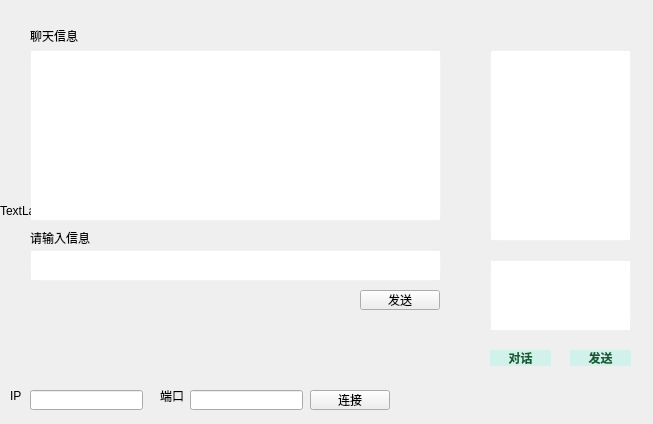
<?xml version="1.0" encoding="UTF-8"?>
<ui version="4.0">
 <class>Widget</class>
 <widget class="QWidget" name="Widget">
  <property name="geometry">
   <rect>
    <x>0</x>
    <y>0</y>
    <width>653</width>
    <height>424</height>
   </rect>
  </property>
  <property name="windowTitle">
   <string>Widget</string>
  </property>
  <widget class="QPushButton" name="pushButton">
   <property name="geometry">
    <rect>
     <x>490</x>
     <y>350</y>
     <width>61</width>
     <height>16</height>
    </rect>
   </property>
   <property name="styleSheet">
    <string notr="true">QPushButton {
    background-color: #D1F2EB;
    border-radius: 12px;
    font-weight: bold;
    color: #145A32;
    border: 2px solid transparent;
}

QPushButton:hover {
    background-color: #A9DFBF;  /* 鼠标移上去变深 */
    border: 2px solid #58D68D;  /* 出现边框线 */
}

QPushButton:pressed {
    background-color: #7DCEA0;  /* 点击时更深 */
}</string>
   </property>
   <property name="text">
    <string>对话</string>
   </property>
  </widget>
  <widget class="QTextEdit" name="textEdit">
   <property name="geometry">
    <rect>
     <x>490</x>
     <y>50</y>
     <width>141</width>
     <height>191</height>
    </rect>
   </property>
   <property name="styleSheet">
    <string notr="true">border: 1px solid rgba(255, 255, 255, 40);  /* 极细的白边，增加高级感 */
border-radius: 10px;                       /* 大圆角 */</string>
   </property>
  </widget>
  <widget class="QTextEdit" name="textEdit_2">
   <property name="geometry">
    <rect>
     <x>490</x>
     <y>260</y>
     <width>141</width>
     <height>71</height>
    </rect>
   </property>
   <property name="styleSheet">
    <string notr="true">border: 1px solid rgba(255, 255, 255, 40);  /* 极细的白边，增加高级感 */
border-radius: 11px;                       /* 大圆角 */</string>
   </property>
  </widget>
  <widget class="QPushButton" name="pushButton_2">
   <property name="geometry">
    <rect>
     <x>570</x>
     <y>350</y>
     <width>61</width>
     <height>16</height>
    </rect>
   </property>
   <property name="styleSheet">
    <string notr="true">QPushButton {
    background-color: #D1F2EB;
    border-radius: 12px;
    font-weight: bold;
    color: #145A32;
    border: 2px solid transparent;
}

QPushButton:hover {
    background-color: #A9DFBF;  /* 鼠标移上去变深 */
    border: 2px solid #58D68D;  /* 出现边框线 */
}

QPushButton:pressed {
    background-color: #7DCEA0;  /* 点击时更深 */
}</string>
   </property>
   <property name="text">
    <string>发送</string>
   </property>
  </widget>
  <widget class="QLabel" name="label">
   <property name="geometry">
    <rect>
     <x>0</x>
     <y>0</y>
     <width>651</width>
     <height>421</height>
    </rect>
   </property>
   <property name="text">
    <string>TextLabel</string>
   </property>
  </widget>
  <widget class="QTextBrowser" name="te_recv">
   <property name="geometry">
    <rect>
     <x>30</x>
     <y>50</y>
     <width>411</width>
     <height>171</height>
    </rect>
   </property>
   <property name="styleSheet">
    <string notr="true">border: 1px solid rgba(255, 255, 255, 40);  /* 极细的白边，增加高级感 */
border-radius: 10px;                       /* 大圆角 */</string>
   </property>
  </widget>
  <widget class="QLineEdit" name="le_IP">
   <property name="geometry">
    <rect>
     <x>30</x>
     <y>390</y>
     <width>113</width>
     <height>20</height>
    </rect>
   </property>
  </widget>
  <widget class="QTextEdit" name="te_send">
   <property name="geometry">
    <rect>
     <x>30</x>
     <y>250</y>
     <width>411</width>
     <height>31</height>
    </rect>
   </property>
   <property name="styleSheet">
    <string notr="true">border: 1px solid rgba(255, 255, 255, 40);  /* 极细的白边，增加高级感 */
border-radius: 10px;                       /* 大圆角 */</string>
   </property>
  </widget>
  <widget class="QLabel" name="label_PORT">
   <property name="geometry">
    <rect>
     <x>160</x>
     <y>390</y>
     <width>54</width>
     <height>12</height>
    </rect>
   </property>
   <property name="text">
    <string>端口</string>
   </property>
  </widget>
  <widget class="QLabel" name="label_IP">
   <property name="geometry">
    <rect>
     <x>10</x>
     <y>390</y>
     <width>54</width>
     <height>12</height>
    </rect>
   </property>
   <property name="text">
    <string>IP</string>
   </property>
  </widget>
  <widget class="QLabel" name="label_tip1">
   <property name="geometry">
    <rect>
     <x>30</x>
     <y>230</y>
     <width>71</width>
     <height>16</height>
    </rect>
   </property>
   <property name="text">
    <string>请输入信息</string>
   </property>
  </widget>
  <widget class="QLabel" name="label_tip2">
   <property name="geometry">
    <rect>
     <x>30</x>
     <y>30</y>
     <width>54</width>
     <height>12</height>
    </rect>
   </property>
   <property name="text">
    <string>聊天信息</string>
   </property>
  </widget>
  <widget class="QPushButton" name="pb_send">
   <property name="geometry">
    <rect>
     <x>360</x>
     <y>290</y>
     <width>80</width>
     <height>20</height>
    </rect>
   </property>
   <property name="text">
    <string>发送</string>
   </property>
  </widget>
  <widget class="QLineEdit" name="le_Port">
   <property name="geometry">
    <rect>
     <x>190</x>
     <y>390</y>
     <width>113</width>
     <height>20</height>
    </rect>
   </property>
  </widget>
  <widget class="QPushButton" name="pb_connect">
   <property name="geometry">
    <rect>
     <x>310</x>
     <y>390</y>
     <width>80</width>
     <height>20</height>
    </rect>
   </property>
   <property name="text">
    <string>连接</string>
   </property>
  </widget>
  <zorder>label</zorder>
  <zorder>pushButton</zorder>
  <zorder>textEdit</zorder>
  <zorder>textEdit_2</zorder>
  <zorder>pushButton_2</zorder>
  <zorder>te_recv</zorder>
  <zorder>le_IP</zorder>
  <zorder>te_send</zorder>
  <zorder>label_PORT</zorder>
  <zorder>label_IP</zorder>
  <zorder>label_tip1</zorder>
  <zorder>label_tip2</zorder>
  <zorder>pb_send</zorder>
  <zorder>le_Port</zorder>
  <zorder>pb_connect</zorder>
 </widget>
 <resources/>
 <connections/>
</ui>
